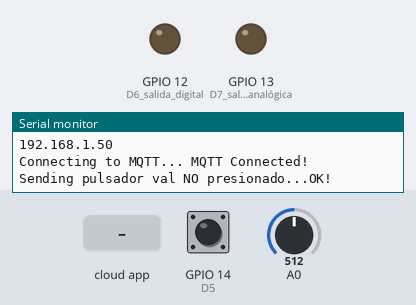
Recording of a sketch running on a simulated ESP8266 (NodeMCU). Parts: output pins drawn as LEDs (lit = HIGH), the last lines printed to the serial monitor. Inputs (shaded band) come from the test bench; at power-on: GPIO 14 (D5) HIGH, A0 = 512. WiFi joins after 1.5 s; servers stay silent unless stated; no MQTT or app messages arrive unless stated.

Above: at 2.7 s.
2.8 s: the phone or cloud app sets salidaDigital to ON
At 3.1 s:
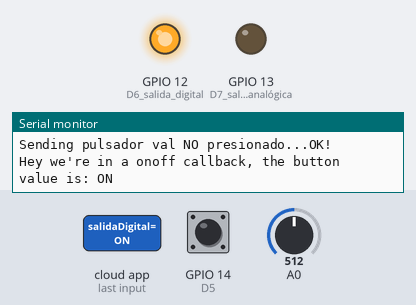
7.7 s: the phone or cloud app sets salidaDigital to OFF
At 8.5 s:
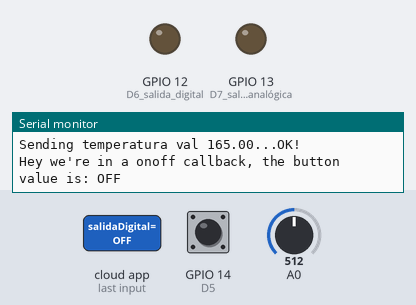
Timing chart, 0 to 10.2 s (numbered marks = the images above; inputs shaded):
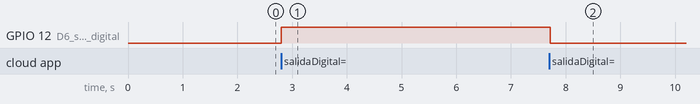

Measured:
- after the input at 2.8 s, GPIO 12 (D6_salida_digital): LOW → HIGH at once
- after the input at 7.7 s, GPIO 12 (D6_salida_digital): HIGH → LOW at once

The sketch:

adafruit.IoT.ino
```cpp
#include <ESP8266WiFi.h>
#include "Adafruit_MQTT.h"
#include "Adafruit_MQTT_Client.h"

/************************* WiFi Access Point *********************************/

#define WLAN_SSID       "...SSID..." //Nombre del router al que se va a conectar
#define WLAN_PASS       "...PASS...." //Clave del WiFi

/************************* Adafruit.io Setup *********************************/

#define AIO_SERVER      "io.adafruit.com" //Pagina Adafruit
#define AIO_SERVERPORT  1883                   // use 8883 for SSL
#define AIO_USERNAME    "...Username..." //Nombre creado de la cuenta de io.Adafruit.com
#define AIO_KEY         "...KEY..." //Contraseña que le da la cuenta io.Adafruit.com

/************ Global State (you don't need to change this!) ******************/

// Create an ESP8266 WiFiClient class to connect to the MQTT server.
WiFiClient client;
// or... use WiFiFlientSecure for SSL
//WiFiClientSecure client;

// Setup the MQTT client class by passing in the WiFi client and MQTT server and login details.
Adafruit_MQTT_Client mqtt(&client, AIO_SERVER, AIO_SERVERPORT, AIO_USERNAME, AIO_KEY);

/****************************** Feeds ***************************************/

// Setup a feed called 'photocell' for publishing.
// Notice MQTT paths for AIO follow the form: <username>/feeds/<feedname>
Adafruit_MQTT_Publish temperatura = Adafruit_MQTT_Publish(&mqtt, AIO_USERNAME "/feeds/temperatura");
Adafruit_MQTT_Publish pulsador = Adafruit_MQTT_Publish(&mqtt, AIO_USERNAME "/feeds/pulsador");
// Setup a feed called 'onoff' for subscribing to changes.
Adafruit_MQTT_Subscribe salidaDigital = Adafruit_MQTT_Subscribe(&mqtt, AIO_USERNAME "/feeds/salidaDigital");
Adafruit_MQTT_Subscribe salidaAnalogica = Adafruit_MQTT_Subscribe(&mqtt, AIO_USERNAME "/feeds/salidaAnalogica");
/*************************** Sketch Code ************************************/

// Bug workaround for Arduino 1.6.6, it seems to need a function declaration
// for some reason (only affects ESP8266, likely an arduino-builder bug).
void MQTT_connect();

void digitalCallback(char *data, uint16_t len) {
  Serial.print("Hey we're in a onoff callback, the button value is: ");
  Serial.println(data);

     String message = String(data);
      message.trim();
      if (message == "ON") {digitalWrite(12, HIGH);}
      if (message == "OFF") {digitalWrite(12, LOW);}
}

void analogicaCallback(char *data, uint16_t len) {
  Serial.print("Hey we're in a onoff callback, the button value is: ");
  Serial.println(data);

     String message = String(data);
     message.trim();
     analogWrite(13, message.toInt());
}
int contconexion = 0;

unsigned long previousMillis = 0;

char charPulsador [15];
String strPulsador;
String strPulsadorUltimo;

void setup() {

  //prepara GPI13 y 12 como salidas
  pinMode(13, OUTPUT); // D7 salida analógica
  analogWrite(13, 0); // analogWrite(pin, value);
  pinMode(12, OUTPUT); // D6 salida digital
  digitalWrite(12, LOW);

  // Entradas
  pinMode(14, INPUT); // D5

  Serial.begin(9600);
  delay(10);

  Serial.println(F("Adafruit MQTT demo"));

  // Connect to WiFi access point.
  Serial.println(); Serial.println();
  Serial.print("Connecting to ");
  Serial.println(WLAN_SSID);

  WiFi.begin(WLAN_SSID, WLAN_PASS);
  while (WiFi.status() != WL_CONNECTED) {
    delay(500);
    Serial.print(".");
  }
  Serial.println();

  Serial.println("WiFi connected");
  Serial.println("IP address: "); Serial.println(WiFi.localIP());

  // Setup MQTT subscription for onoff feed.
  salidaDigital.setCallback(digitalCallback);
  salidaAnalogica.setCallback(analogicaCallback);
  mqtt.subscribe(&salidaDigital);
  mqtt.subscribe(&salidaAnalogica);
}

uint32_t x=0;

void loop() {

   MQTT_connect();

  unsigned long currentMillis = millis();

  if (currentMillis - previousMillis >= 2000) { //envia la temperatura cada 2 segundos
    previousMillis = currentMillis;
    int analog = analogRead(17);
    float temp = analog*0.322265625;
    Serial.print(F("\nSending temperatura val "));
    Serial.print(temp);
    Serial.print("...");
    if (! temperatura.publish(temp)) {
      Serial.println(F("Failed"));
    } else {
      Serial.println(F("OK!"));
    }
  }

  if (digitalRead(14) == 0) {
    strPulsador = "presionado";
  } else {
    strPulsador = "NO presionado";
  }

  if (strPulsador != strPulsadorUltimo) { //envia el estado del pulsador solamente cuando cambia.
    strPulsadorUltimo = strPulsador;
    strPulsador.toCharArray(charPulsador, 15);
    Serial.print(F("\nSending pulsador val "));
    Serial.print(strPulsador);
    Serial.print("...");
    if (! pulsador.publish(charPulsador)) {
      Serial.println(F("Failed"));
    } else {
      Serial.println(F("OK!"));
    }
    delay(1000);
  }

  // this is our 'wait for incoming subscription packets and callback em' busy subloop
  // try to spend your time here:
  mqtt.processPackets(500);

  // ping the server to keep the mqtt connection alive
  // NOT required if you are publishing once every KEEPALIVE seconds

  // if(! mqtt.ping()) {
  //   mqtt.disconnect();
  // }
}

// Function to connect and reconnect as necessary to the MQTT server.
// Should be called in the loop function and it will take care if connecting.
void MQTT_connect() {
  int8_t ret;

  // Stop if already connected.
  if (mqtt.connected()) {
    return;
  }

  Serial.print("Connecting to MQTT... ");

  uint8_t retries = 3;
  while ((ret = mqtt.connect()) != 0) { // connect will return 0 for connected
       Serial.println(mqtt.connectErrorString(ret));
       Serial.println("Retrying MQTT connection in 5 seconds...");
       mqtt.disconnect();
       delay(5000);  // wait 5 seconds
       retries--;
       if (retries == 0) {
         // basically die and wait for WDT to reset me
         while (1);
       }
  }
  Serial.println("MQTT Connected!");
}
```
